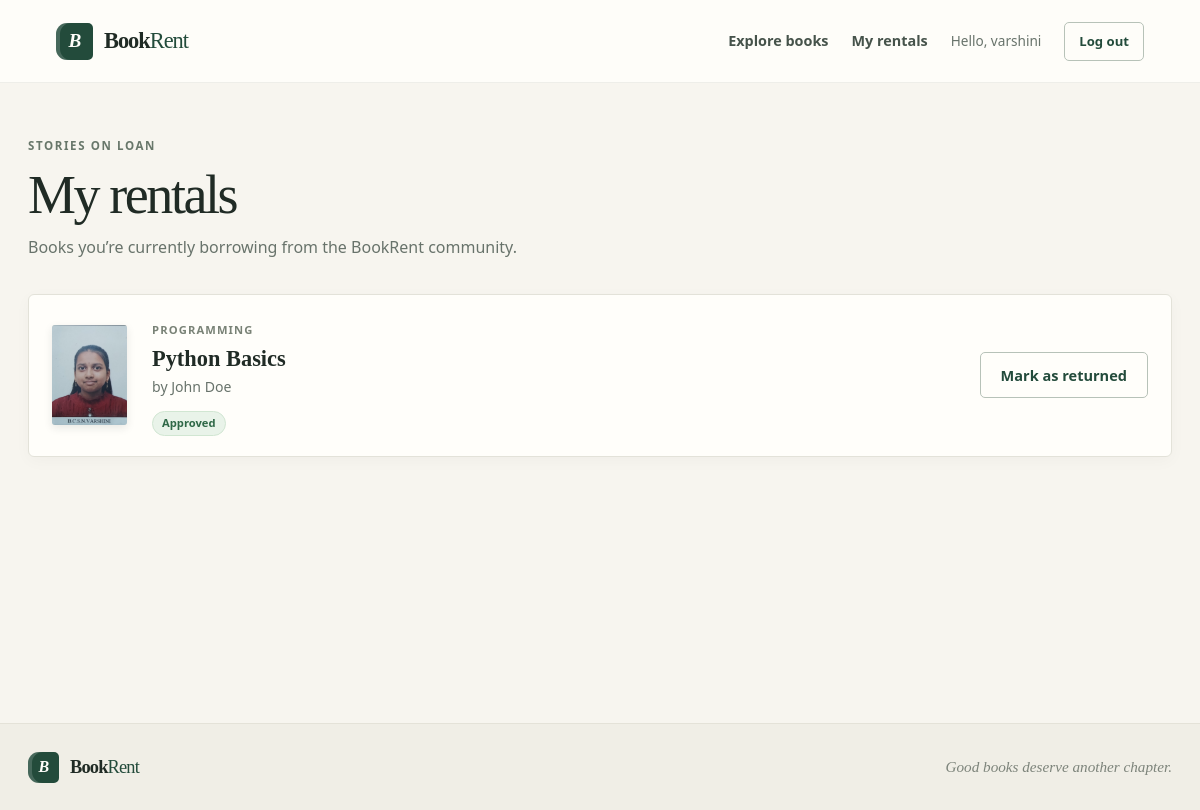
The page /borrowed-books/ (signed in) on the database as committed earlier.
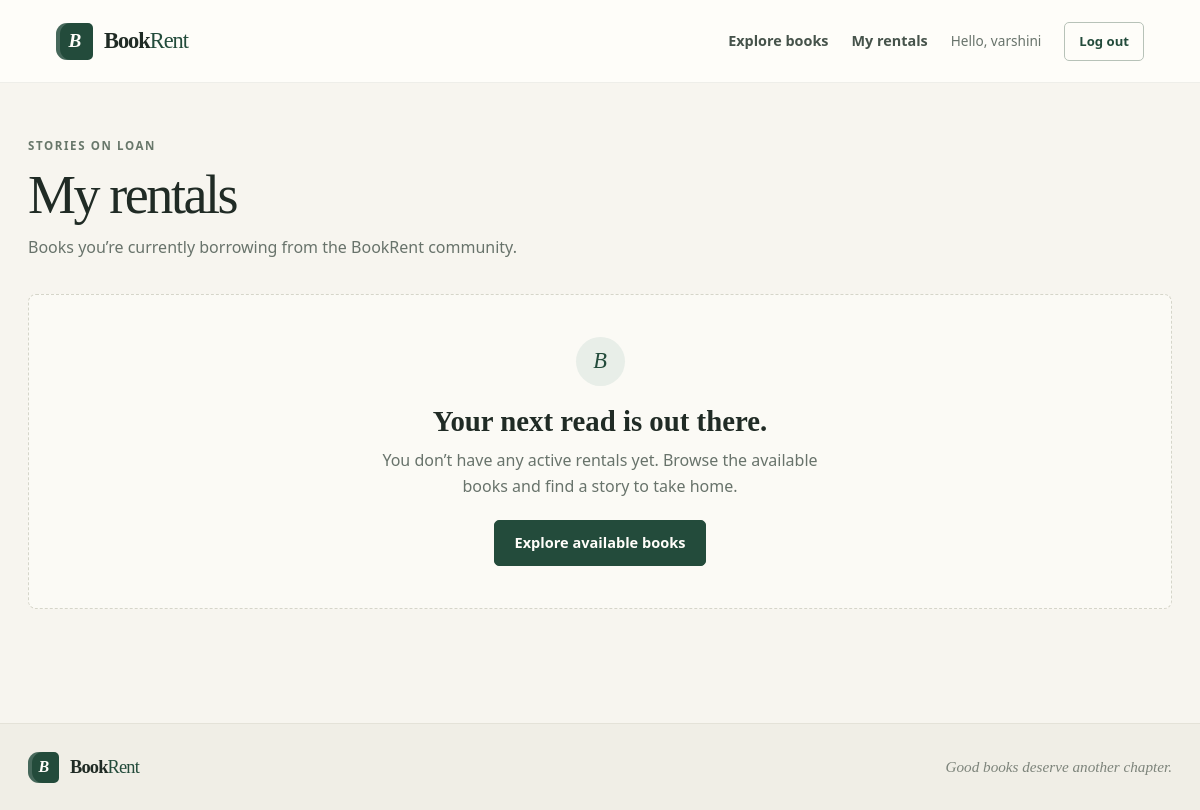
The same page on the database as committed later.
### rentals/models.py (models this page shows, shortened)
class RentalRequest(models.Model):
    STATUS_CHOICES = [
        ('PENDING', 'Pending'),
        ('APPROVED', 'Approved'),
        ('REJECTED', 'Rejected'),
        ('RETURNED', 'Returned'),
    ]
    book = models.ForeignKey(
        Book,
        on_delete=models.CASCADE
    )
    borrower = models.ForeignKey(
        settings.AUTH_USER_MODEL,
        on_delete=models.CASCADE
    )
    status = models.CharField(
        max_length=20,
        choices=STATUS_CHOICES,
        default='PENDING'
    )
    request_date = models.DateTimeField(
        auto_now_add=True
    )
    return_date = models.DateField(
        blank=True,
        null=True
    )

### books/models.py (models this page shows, shortened)
class Book(models.Model):
    CATEGORY_CHOICES = [
        ('Academic', 'Academic'),
        ('Fiction', 'Fiction'),
        ('Non-Fiction', 'Non-Fiction'),
        ('Programming', 'Programming'),
        ('Science', 'Science'),
        ('Other', 'Other'),
    ]
    owner = models.ForeignKey(
        settings.AUTH_USER_MODEL,
        on_delete=models.CASCADE,
        related_name='books'
    )
    title = models.CharField(max_length=200)
    author = models.CharField(max_length=100)
    category = models.CharField(
        max_length=50,
        choices=CATEGORY_CHOICES
    )
    description = models.TextField()
    image = models.ImageField(
        upload_to='books/',
        blank=True,
        null=True
    )
    is_available = models.BooleanField(
        default=True
    )
    created_at = models.DateTimeField(
        auto_now_add=True
    )

### rentals/views.py (the view)
@login_required
def borrowed_books(request):
    rentals = RentalRequest.objects.filter(
        borrower=request.user,
        status='APPROVED'
    )
    return render(
        request,
        'rentals/borrowed_books.html',
        {'rentals': rentals}
    )

### templates/rentals/borrowed_books.html (shortened to what this page needs)
{% extends 'base.html' %}
{% block content %}
<section class="page-heading">
    <span class="eyebrow">Stories on loan</span>
    <h1>My rentals</h1>
    <p>Books you’re currently borrowing from the BookRent community.</p>
</section>
{% if rentals %}
    <section class="rental-list" aria-label="Current rentals">
        {% for rental in rentals %}
            <article class="rental-card">
                <div class="rental-cover">
                    {% if rental.book.image %}
                        <img src="{{ rental.book.image.url }}" alt="Cover of {{ rental.book.title }}">
                    {% else %}
                        <div class="cover-placeholder rental-cover-placeholder" role="img" aria-label="Placeholder cover; no image provided for {{ rental.book.title }}">
                            <span class="cover-mark" aria-hidden="true">B</span>
                        </div>
                    {% endif %}
                </div>
                <div class="rental-copy">
                    <span class="category-label">{{ rental.book.category }}</span>
                    <h2><a href="{% url 'book_detail' rental.book.id %}">{{ rental.book.title }}</a></h2>
                    <p class="book-author">by {{ rental.book.author }}</p>
                    <span class="status-badge status-approved">{{ rental.get_status_display }}</span>
                </div>
                <form method="post" action="{% url 'return_book' rental.id %}">
                    <button class="button button-secondary" type="submit">Mark as returned</button>
                </form>
            </article>
        {% endfor %}
    </section>
{% else %}
    <section class="empty-state" aria-labelledby="rentals-empty-title">
        <span class="empty-mark" aria-hidden="true">B</span>
        <h2 id="rentals-empty-title">Your next read is out there.</h2>
        <p>You don’t have any active rentals yet. Browse the available books and find a story to take home.</p>
        <a class="button button-primary" href="{% url 'all_books' %}">Explore available books</a>
    </section>
{% endif %}
{% endblock %}

Rows that differ between the two databases and show on the page:
no longer on this page (row edited): RentalRequest: book.image (picture), book.category "PROGRAMMING", book "Python Basics", book.author "John Doe", status "Approved"
Other text that changed with them:
text now shown: "B Your next read is out there. You don’t have any active rentals yet. Browse the available books and find a story to take home. Explore available books"
